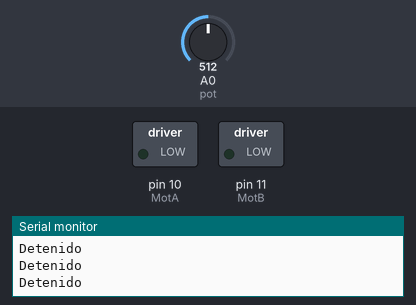
Simulated run of this sketch. Board: Arduino Uno, built with avr-gcc and run on an emulated ATmega328P. Shown: switched loads named in the sketch (green lamp = pin HIGH), the last lines printed to the serial monitor. The test bench sets the inputs (shaded band); at power-on: A0 (pot) = 512.

Above: at 1.2 s.
1.3 s: A0 (pot) set to 600
4.3 s: A0 (pot) set to 624
At 5.0 s:
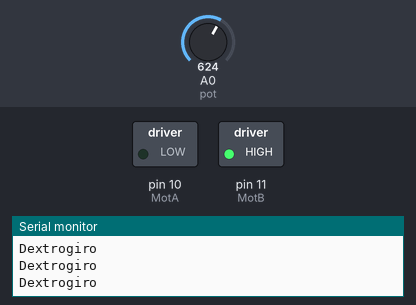
5.8 s: A0 (pot) set to 306
At 7.2 s:
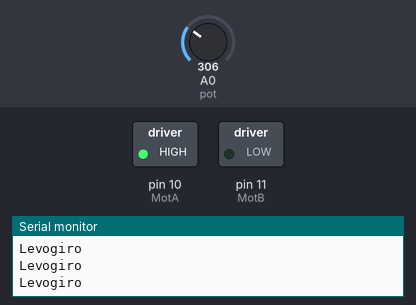
Timing chart, 0 to 8.8 s (numbered marks = the images above; inputs shaded):
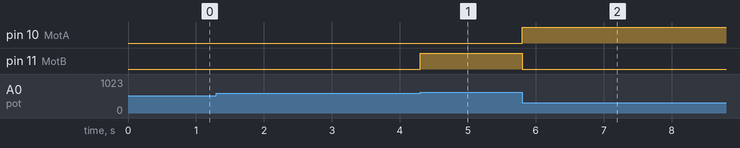

The sketch:

P5A2-ControlGiro.ino
```cpp
// pines para salida
#define MotA 10
#define MotB 11

// Pin para leer la entrada analogica
#define pot A0

// definicion de valores que utilizaremos mas adelante
float value = 0;
float voltaje = 0;

void setup() {
  pinMode(MotA, OUTPUT); // definimos pin 10 como salida
  pinMode(MotB, OUTPUT); // definimos pin 11 como salida
  Serial.begin(9600); // Comunicacion a 9600 baudios
}

void loop() {
  value = analogRead(pot); // Leemos el valor analógico del potenciometro (estará entre 0 y 1023).
  voltaje = map(value,0,1023,0,5); // mapeamos lo leido a una escala entre 0 y 5 v
  if (voltaje > 0 && voltaje < 2) { // Si el voltaje leído está entre 0 y 2, llama a la función levogirico() y la ejecuta
    levogirico();
  }
  else if (voltaje >= 2 && voltaje < 3) { // Si el voltaje leído está entre 2 y 3, llama a la función detener() y la ejecuta
    detener();
  }
  if (voltaje >= 3 && voltaje < 5) { // Si el voltaje leído está entre 3 y 5, llama a la función dextrogiro() y la ejecuta
    dextrogiro();
  }
  delay(10); // retardo de 0.01 segundos
}

// Funcion para giro levogirico
void levogirico() {
  Serial.println("Levogiro");
  // Con esta combinacion, HIGH AND LOW, hacemos el levogiro
  digitalWrite(MotA,HIGH);
  digitalWrite(MotB,LOW);
}

// Funcion para dextrogiro
void dextrogiro() {
  Serial.println("Dextrogiro");
  //Con LOW Y HIGH hacemos un dextrogiro
  digitalWrite(MotA,LOW);
  digitalWrite(MotB,HIGH);
}

// funcion para detener el giro del motor
void detener() {
  Serial.println("Detenido");
  // Con ambos pines en LOW hacemos que se detenga el motor
  digitalWrite(MotA,LOW);
  digitalWrite(MotB,LOW);
}
```

Measured:
- the behaviour switches between 613 and 614 on A0 (pot) (found by bisection; images 0 and 1)
- after the input at 4.3 s, pin 11 (MotB): LOW → HIGH at once
- after the input at 5.8 s, pin 10 (MotA): LOW → HIGH at once; pin 11 (MotB): HIGH → LOW at once
